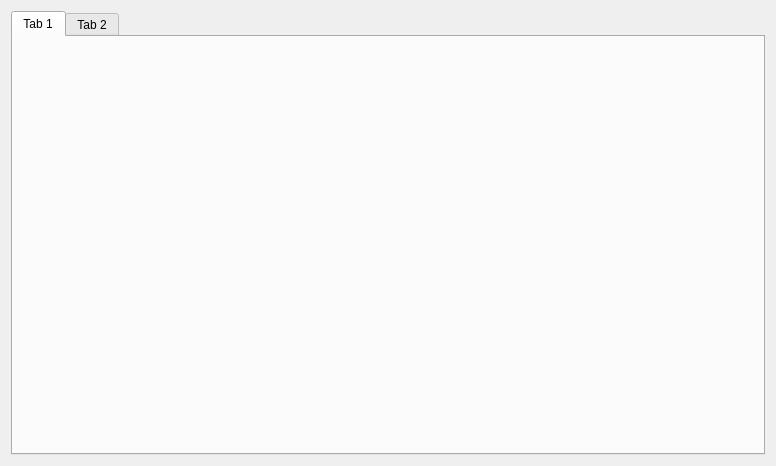
<?xml version="1.0" encoding="UTF-8"?>
<ui version="4.0">
 <class>MainWidget</class>
 <widget class="QWidget" name="MainWidget">
  <property name="geometry">
   <rect>
    <x>0</x>
    <y>0</y>
    <width>776</width>
    <height>466</height>
   </rect>
  </property>
  <property name="windowTitle">
   <string>MainWidget</string>
  </property>
  <layout class="QVBoxLayout" name="verticalLayout">
   <item>
    <widget class="QTabWidget" name="pTabWidget">
     <property name="currentIndex">
      <number>0</number>
     </property>
     <widget class="QWidget" name="pTab1">
      <attribute name="title">
       <string>Tab 1</string>
      </attribute>
     </widget>
     <widget class="QWidget" name="pTab2">
      <attribute name="title">
       <string>Tab 2</string>
      </attribute>
     </widget>
    </widget>
   </item>
  </layout>
 </widget>
 <resources/>
 <connections/>
</ui>
